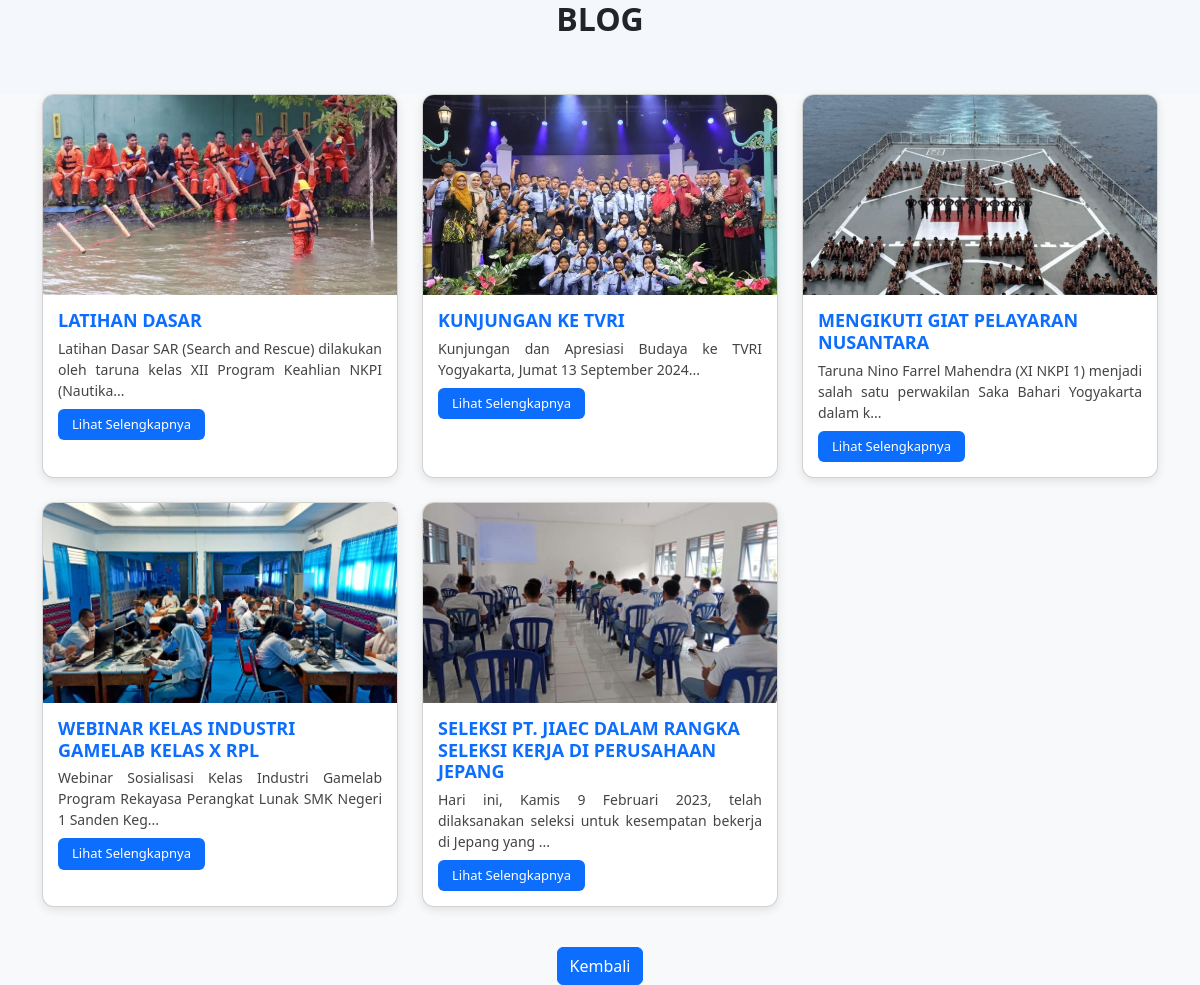
Screenshot of /frontend/pages/detail/allBlog.php with the database file from the repository.
### tables this page shows
CREATE TABLE `blogs` (
  `id` int NOT NULL,
  `image` varchar(200) NOT NULL,
  `title` varchar(200) NOT NULL,
  `content` text NOT NULL
);

### frontend/pages/detail/allBlog.php (the view, shortened to what this page needs)
<?php
include '../../../config/connection.php';
$qblog = "SELECT * FROM blogs ORDER BY id DESC";
$resultblog = mysqli_query($connect, $qblog) or die(mysqli_error($connect));
?>
<!DOCTYPE html>
<html lang="id">
<head>
    <link rel="stylesheet" href="https://cdnjs.cloudflare.com/ajax/libs/bootstrap/5.3.0/css/bootstrap.min.css">
</head>
<body>
    <div class="row justify-content-center mb-5">
        <div class="col-md-7 text-center">
            <h2 class="fw-bold">BLOG</h2>
        </div>
    </div>
    <section id="blog" class="site-section bg-light">
        <div class="container">
            <div class="row">
                <?php if ($resultblog && $resultblog->num_rows > 0): ?>
                    <?php while ($row = $resultblog->fetch_object()): ?>
                        <div class="col-md-4 col-sm-6 col-12 mb-4">
                            <div class="blog-entry card h-100">
                                <?php if (!empty($row->image)): ?>
                                    <img src="../../../storages/blog/<?= htmlspecialchars($row->image) ?>" alt="Blog Image">
                                <?php else: ?>
                                    <img src="templates-user/images/no-image.png" alt="No Image">
                                <?php endif; ?>
                                <div class="card-body">
                                    <h5 class="card-title"><?= htmlspecialchars($row->title) ?></h5>
                                    <p class="card-text"><?= substr(strip_tags($row->content), 0, 100) ?>...</p>
                                    <a href="blog.php?id=<?= $row->id ?>&redirect=blog.php" class="btn-more">Lihat Selengkapnya</a>
                                </div>
                            </div>
                        </div>
                    <?php endwhile; ?>
                <?php else: ?>
                    <div class="col-12 text-center">
                        <p>Tidak ada blog ditemukan.</p>
                    </div>
                <?php endif; ?>
            </div>
            <div class="text-center">
                <a href="../../index.php#blog" class="mt-3 btn btn-primary">Kembali</a>
            </div>
        </div>
    </section>
</body>
</html>

### frontend/pages/detail/allBlog.php (style rules this page uses)
body { background: #f4f7fc; }
.blog-entry { background: #fff; border-radius: 12px; overflow: hidden; box-shadow: 0 3px 10px rgba(0, 0, 0, 0.1); transition: 0.3s ease; }
.blog-entry img { width: 100%; height: 200px; object-fit: cover; }
.blog-entry .card-body { padding: 15px; text-align: left; }
.blog-entry h5 { font-size: 18px; font-weight: bold; color: #0d6efd; margin-bottom: 6px; }
.blog-entry p { font-size: 14px; color: #444; margin-bottom: 8px; text-align: justify; }
.btn-more { display: inline-block; padding: 6px 14px; font-size: 13px; background: #0d6efd; color: white; border-radius: 6px; text-decoration: none; }

### rows the page displays
blogs: image (picture), title "LATIHAN DASAR", content "Latihan Dasar SAR (Search and Rescue) dilakukan oleh taruna kelas XII Program Keahlian NKPI (Nautika"
blogs: image (picture), title "KUNJUNGAN KE TVRI", content "Kunjungan dan Apresiasi Budaya ke TVRI Yogyakarta, Jumat 13 September 2024"
blogs: image (picture), title "MENGIKUTI GIAT PELAYARAN NUSANTARA", content "Taruna Nino Farrel Mahendra (XI NKPI 1) menjadi salah satu perwakilan Saka Bahari Yogyakarta dalam k"
blogs: image (picture), title "WEBINAR KELAS INDUSTRI GAMELAB KELAS X RPL", content "Webinar Sosialisasi Kelas Industri Gamelab Program Rekayasa Perangkat Lunak SMK Negeri 1 Sanden Keg"
blogs: image (picture), title "SELEKSI PT. JIAEC DALAM RANGKA SELEKSI KERJA DI PERUSAHAAN JEPANG", content "Hari ini, Kamis 9 Februari 2023, telah dilaksanakan seleksi untuk kesempatan bekerja di Jepang yang"
